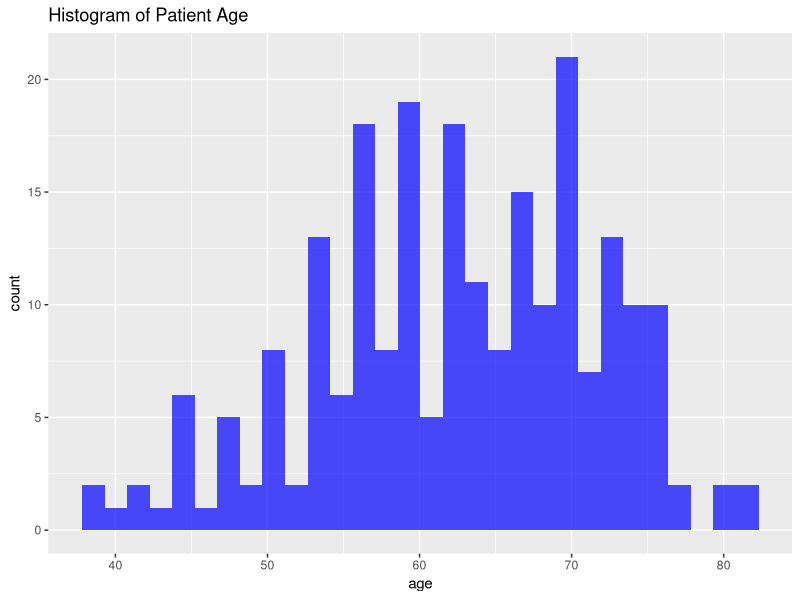
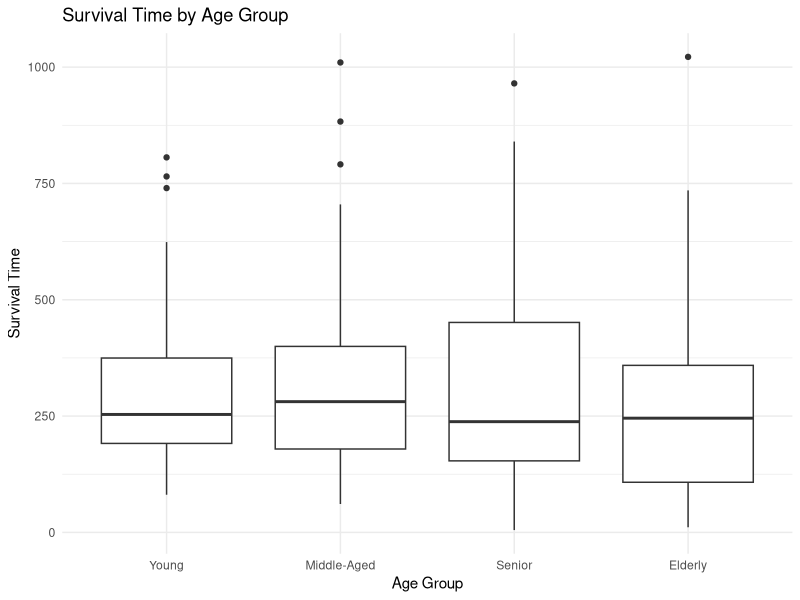
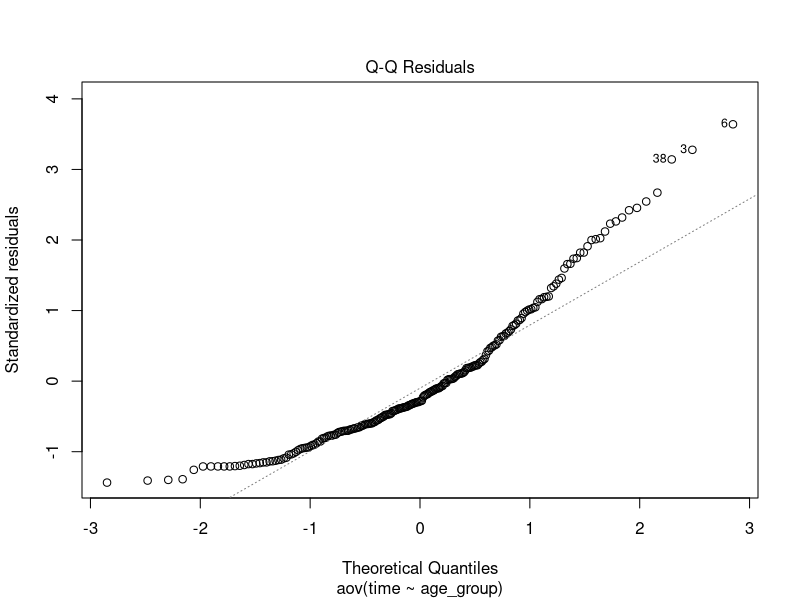

Write the R code that produced these figures, in order.
# Medical Statistical Analysis: T-tests and ANOVA
# Using NCCTG Lung Cancer Dataset

# Load required libraries
library(survival)  # For lung cancer dataset
library(tidyverse)
library(ggplot2)
library(car)  # For Levene's test


# Data preparation
# Convert categorical variables
lung$sex_label <- factor(lung$sex, labels = c("Male", "Female"))
lung$status_label <- factor(lung$status, labels = c("Censored", "Dead"))

# 1. ONE SAMPLE T-TEST
# Normality Check for Age
# Histogram
ggplot(lung, aes(x = age)) +
  geom_histogram(bins = 30, fill = "blue", alpha = 0.7) +
  labs(title = "Histogram of Patient Age")

# Shapiro-Wilk Test for Normality of Age
shapiro_test_age <- shapiro.test(lung$age)
print("Shapiro-Wilk Test for Age Normality:")
print(shapiro_test_age)


# Test if the mean age is different from a hypothetical population age of 60
t_test_one_sample <- t.test(lung$age, mu = 62)
print("One Sample T-Test (Age):")
print(t_test_one_sample)



# 2. INDEPENDENT TWO-SAMPLE T-TEST
# Compare survival times between males and females

# Levene's Test for Homogeneity of Variance
levene_test_survival <- leveneTest(
  lung$time, 
  lung$sex_label
)
print("Levene's Test for Homogeneity of Variance:")
print(levene_test_survival)

t_test_survival_by_sex <- t.test(
  time ~ sex_label, 
  data = lung
)
print("Independent Two-Sample T-Test (Survival Time by Sex):")
print(t_test_survival_by_sex)

lung_male <- lung |> 
  filter(sex_label == "Male")

lung_female <- lung |> 
  filter(sex_label == "Female")

# 3. ANOVA 
# Create age groups for ANOVA
lung$age_group <- cut(
  lung$age, 
  breaks = c(0, 50, 60, 70, Inf), 
  labels = c("Young", "Middle-Aged", "Senior", "Elderly")
)

# Perform One-Way ANOVA on survival time across age groups
anova_model <- aov(
  time ~ age_group, 
  data = lung
)
print("One-Way ANOVA Results (Survival Time by Age Group):")
print(summary(anova_model))

# Post-hoc Tukey Test
tukey_test <- TukeyHSD(anova_model)
print("Tukey Post-hoc Test:")
print(tukey_test)

# Visualization of Survival Time by Age Group
ggplot(lung, aes(x = age_group, y = time)) +
  geom_boxplot() +
  labs(
    title = "Survival Time by Age Group", 
    x = "Age Group", 
    y = "Survival Time"
  ) +
  theme_minimal()

# Diagnostic Plot for ANOVA
# Q-Q Plot to check normality of residuals
plot(anova_model, which = 2)


# Additional Descriptive Statistics
summary_stats <- lung %>%
  group_by(sex_label) %>%
  summarise(
    mean_age = mean(age, na.rm = TRUE),
    mean_survival_time = mean(time, na.rm = TRUE),
    sd_survival_time = sd(time, na.rm = TRUE)
  )
print("Summary Statistics by Sex:")
print(summary_stats)